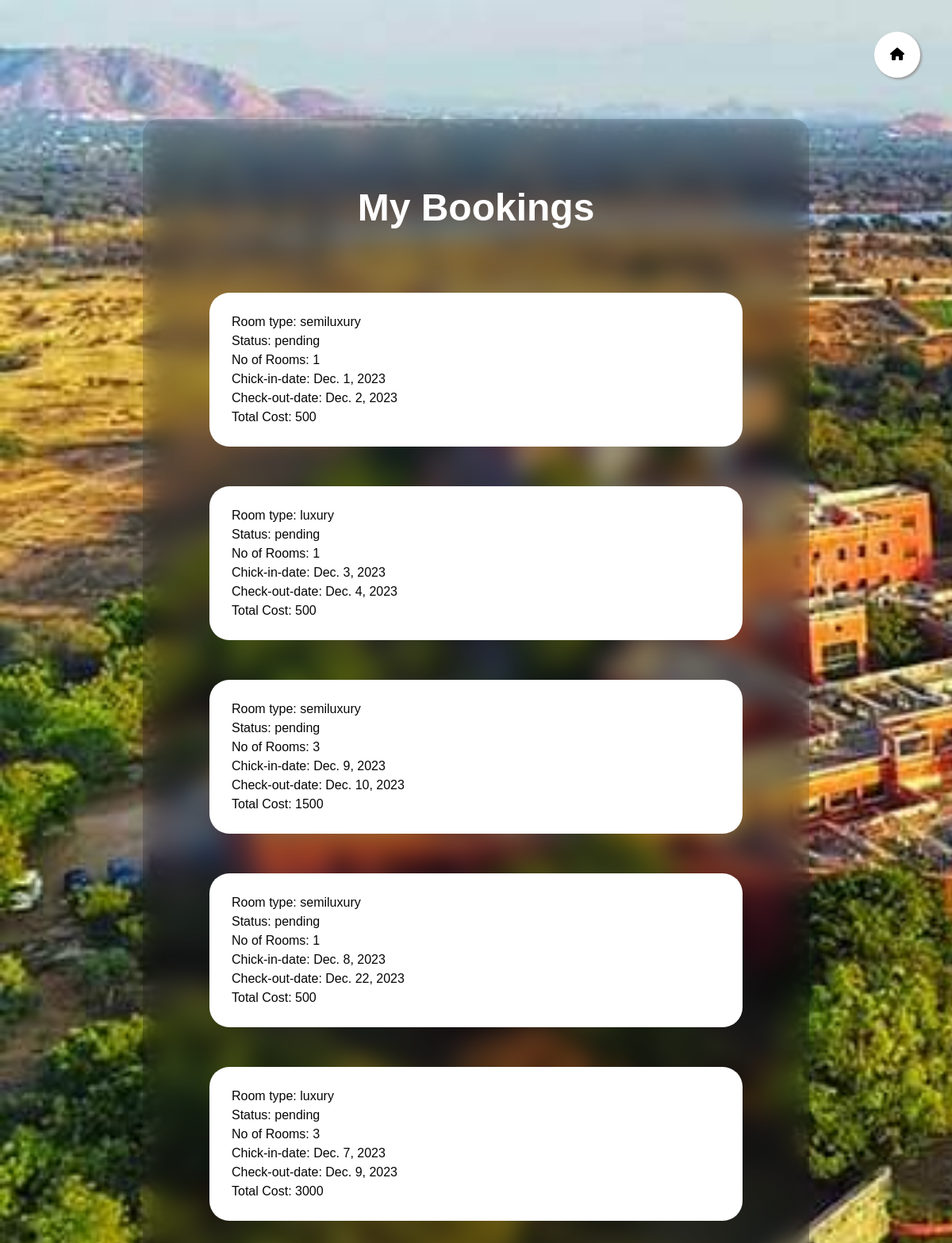
Page /mybookings (signed in) on the committed database.
### home/models.py (models this page shows, shortened)
class Bookingreq(models.Model):
    name = models.CharField(max_length=122)
    chckindate = models.DateField()
    chckoutdate = models.DateField()
    purpose = models.TextField()
    roomtype = models.TextField()
    noofrooms = models.IntegerField()
    tcost = models.IntegerField(default=500,validators=[MaxValueValidator(10000)])
    rstatus = models.TextField(default='pending')

### home/views.py (the view)
# urls.py: path('mybookings',views.mybookings,name='mybookings'),
def mybookings(request):
    if(not request.user.is_authenticated):
        return redirect('login')
    displaydata = Bookingreq.objects.filter(name=request.user.username)
    data={
        'servicedata':displaydata
    }
    return render(request,'mybookings.html',data)

### templates/mybookings.html (shortened to what this page needs)
<!DOCTYPE html>
<html lang="en">
<head>
  <link rel="stylesheet" href="https://cdnjs.cloudflare.com/ajax/libs/font-awesome/6.0.0/css/all.min.css">
  <link rel='stylesheet' href='static/css/mybookings.css'>
  <link rel="stylesheet" href="https://cdn.jsdelivr.net/npm/bootstrap-icons@1.10.0/font/bootstrap-icons.css">
</head>
<body>
    <a href="home" class="float"><i class="fa-solid fa-house"></i></a>
  <section>
    <div class="form-box">
      <div class="inner-box">
        <h1>My Bookings</h1>
        {% for n in servicedata %}
        <div class="custom-box {% if n.rstatus == 'Pending' %}pending{% elif n.rstatus == 'Approved' %}approved{% elif n.rstatus == 'Cancelled' %}cancelled{% endif %}">
            <div class="details">
                <p>Room type:           {{n.roomtype}}</p>
                <p>Status:              {{n.rstatus}}</p>
                <p>No of Rooms:         {{n.noofrooms}}</p>
                <p>Chick-in-date:       {{n.chckindate}}</p>
                <p>Check-out-date:      {{n.chckoutdate}}</p>
                <p>Total Cost:          {{n.tcost}}</p>
            </div>
        </div>
        {% endfor %}
    </div>
      </div>
  </section>
</body>
</html>

### static/css/mybookings.css (style rules this page uses)
* { margin: 0; padding: 0; font-family: "Trebuchet MS", "Lucida Sans Unicode", "Lucida Grande", "Lucida Sans", Arial, sans-serif; }
body { height: 200px; background: url("/static/imgs/lnm.jpg") no-repeat fixed; background-size: cover; }
.float { position:fixed; width:match-content; height:match-content; padding:20px; top:40px; right:40px; background-color:white; color:black; border-radius:50px; text-align:center; box-shadow: 2px 2px 3px #999; }
section { display: flex; justify-content: center; align-items: center; min-height: fit-content; width: 100%; background-position: center; background-size: cover; position: relative; overflow: hidden; }
.form-box { position: relative; width: 70%; min-height: fit-content; background: transparent; border: none; border-radius: 20px; backdrop-filter: blur(15px) brightness(70%); display: flex; justify-content: center; align-items: top; margin-top: 150px; margin-bottom: 150px; }
.inner-box { width: 100%; display: block; overflow: auto; scrollbar-width: thin; justify-content: space-between; margin: 10%; }
h1 { font-size: 3em; color: #fff; text-align: center; margin-bottom: 10vh; }
.custom-box { width: 100%; min-height: fit-content; background-color: white; border-radius: 25px; color: #060606; margin-bottom: 50px; display: flex; }
.details { display: inline; padding: 25px; }
p { padding: 3px; }

### rows in the picture
Bookingreq: roomtype "semiluxury", rstatus "pending", noofrooms "1", chckindate "Dec. 1, 2023", chckoutdate "Dec. 2, 2023", tcost "500"
Bookingreq: roomtype "luxury", rstatus "pending", noofrooms "1", chckindate "Dec. 3, 2023", chckoutdate "Dec. 4, 2023", tcost "500"
Bookingreq: roomtype "semiluxury", rstatus "pending", noofrooms "3", chckindate "Dec. 9, 2023", chckoutdate "Dec. 10, 2023", tcost "1500"
Bookingreq: roomtype "semiluxury", rstatus "pending", noofrooms "1", chckindate "Dec. 8, 2023", chckoutdate "Dec. 22, 2023", tcost "500"
Bookingreq: roomtype "luxury", rstatus "pending", noofrooms "3", chckindate "Dec. 7, 2023", chckoutdate "Dec. 9, 2023", tcost "3000"
